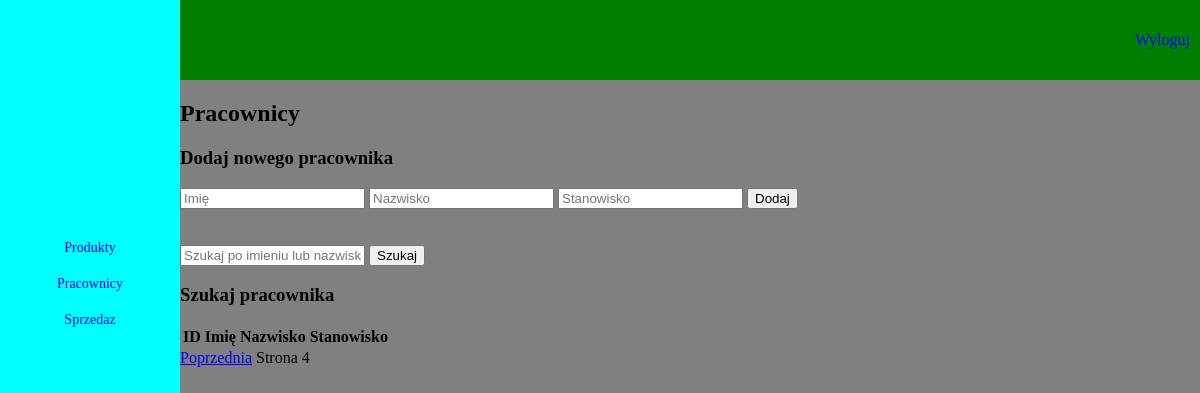
Page /dashboard/pracownicy?page=4&search= (signed in) on the earlier database version.
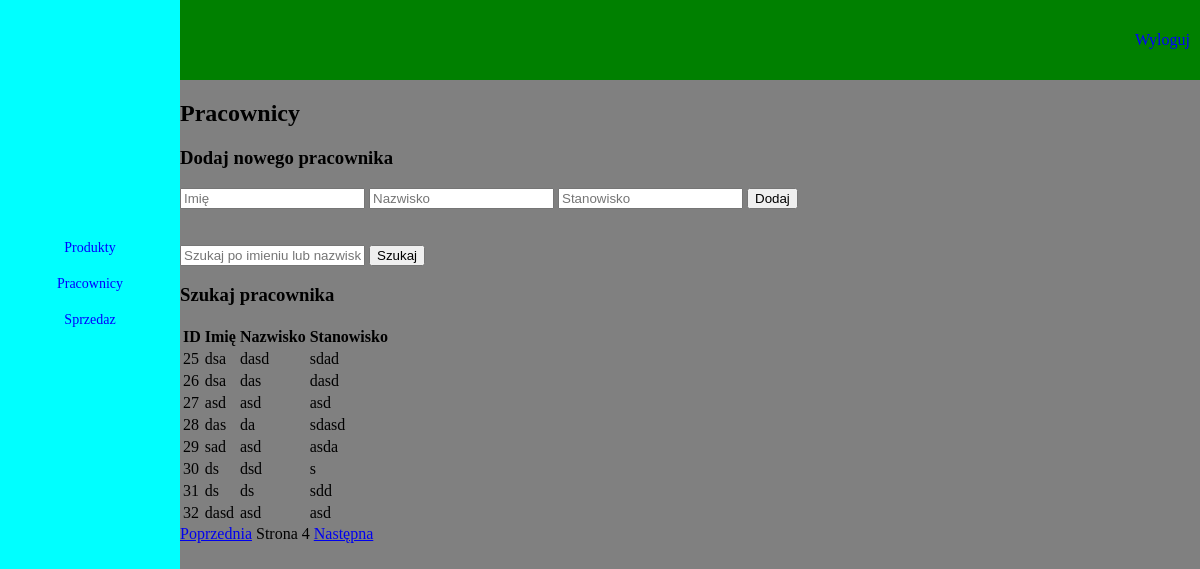
Same page on the later database version.
### tables this page shows
CREATE TABLE pracownicy (
    id INTEGER PRIMARY KEY AUTOINCREMENT,
    imie TEXT NOT NULL,
    nazwisko TEXT NOT NULL,
    stanowisko TEXT NOT NULL
);

### niezabezpieczona_aplikacja/views/pracownicy.py (the view)
@pracownicy_bp.route('/pracownicy', methods=['GET', 'POST'])
def pracownicy():
    if 'user_id' not in session:
        return redirect(url_for('login.login'))
    search_query = request.args.get('search', '')
    page = int(request.args.get('page', 1))
    pracownicy = get_pracownicy(search_query, per_page=8, page=page)
    if request.method == 'POST':
        imie = request.form['imie']
        nazwisko = request.form['nazwisko']
        stanowisko = request.form['stanowisko']
        add_pracownik(imie, nazwisko, stanowisko)
        return redirect(url_for('pracownicy.pracownicy', page=page, search=search_query))
    return render_template(
        'pracownicy.html',
        pracownicy=pracownicy,
        search_query=search_query,
        page=page,
        per_page=8
    )

### niezabezpieczona_aplikacja/views/pracownicy.py (called while the page is built)
def get_db_connection():
    conn = sqlite3.connect(db_path)
    conn.row_factory = sqlite3.Row
    return conn

def get_pracownicy(search_query=None, per_page=8, page=1):
    offset = (page - 1) * per_page
    conn = get_db_connection()
    cursor = conn.cursor()
    query = "SELECT * FROM pracownicy"
    if search_query:
        query += f" WHERE imie LIKE '%{search_query}%' OR nazwisko LIKE '%{search_query}%'"
    query += f" LIMIT {per_page} OFFSET {offset}"
    cursor.execute(query)
    results = cursor.fetchall()
    conn.close()
    return results

### niezabezpieczona_aplikacja/templates/pracownicy.html (shortened to what this page needs)
<!DOCTYPE html>
<html lang="pl">
  <head>
    <link rel="stylesheet" type="text/css" href="{{ url_for('static', filename='css/dashboard_main.css') }}" />
  </head>
  <body>
    <div id="top_menu">
      <a href="{{ url_for('logout.logout') }}">Wyloguj</a>
    </div>
    <div id="content">
      <h2>Pracownicy</h2>
      <form method="POST">
        <h3>Dodaj nowego pracownika</h3>
        <input type="text" name="imie" placeholder="Imię" required />
        <input type="text" name="nazwisko" placeholder="Nazwisko" required />
        <input type="text" name="stanowisko" placeholder="Stanowisko" required />
        <button type="submit">Dodaj</button>
      </form>
<br>
<br>
      <form method="GET" action="{{ url_for('pracownicy.pracownicy') }}">
<input type="text" name="search" placeholder="Szukaj po imieniu lub nazwisku" value="{{ search_query | safe }}" />
        <button type="submit">Szukaj</button>
      </form>
 <h3>Szukaj pracownika</h3>
      <table>
        <thead>
          <tr>
            <th>ID</th>
            <th>Imię</th>
            <th>Nazwisko</th>
            <th>Stanowisko</th>
          </tr>
        </thead>
        <tbody>
          {% for pracownik in pracownicy %}
            <tr>
              <td>{{ pracownik[0] }}</td>
              <td>{{ pracownik[1] }}</td>
              <td>{{ pracownik[2] }}</td>
              <td>{{ pracownik[3] }}</td>
            </tr>
          {% endfor %}
        </tbody>
      </table>
      <div id="pagination">
        {% if page > 1 %}
          <a href="{{ url_for('pracownicy.pracownicy', page=page-1, search=search_query) }}">Poprzednia</a>
        {% endif %}
        <span>Strona {{ page }}</span>
        {% if pracownicy|length == per_page %}
          <a href="{{ url_for('pracownicy.pracownicy', page=page+1, search=search_query) }}">Następna</a>
        {% endif %}
      </div>
    </div>
    <div id="left_menu">
<a href="{{ url_for('produkty.produkty') }}">Produkty</a>
<a href="{{ url_for('pracownicy.pracownicy') }}">Pracownicy</a>
<a href="{{ url_for('sprzedaz.sprzedaz') }}">Sprzedaz</a>
    </div>
  </body>
</html>

Differences in the rows shown:
added pracownicy: id "25", imie "dsa", nazwisko "dasd", stanowisko "sdad"
added pracownicy: id "26", imie "dsa", nazwisko "das", stanowisko "dasd"
added pracownicy: id "27", imie "asd", nazwisko "asd", stanowisko "asd"
added pracownicy: id "28", imie "das", nazwisko "da", stanowisko "sdasd"
added pracownicy: id "29", imie "sad", nazwisko "asd", stanowisko "asda"
added pracownicy: id "30", imie "ds", nazwisko "dsd", stanowisko "s"
added pracownicy: id "31", imie "ds", nazwisko "ds", stanowisko "sdd"
added pracownicy: id "32", imie "dasd", nazwisko "asd", stanowisko "asd"
Other differences:
text now shown: "Następna"
